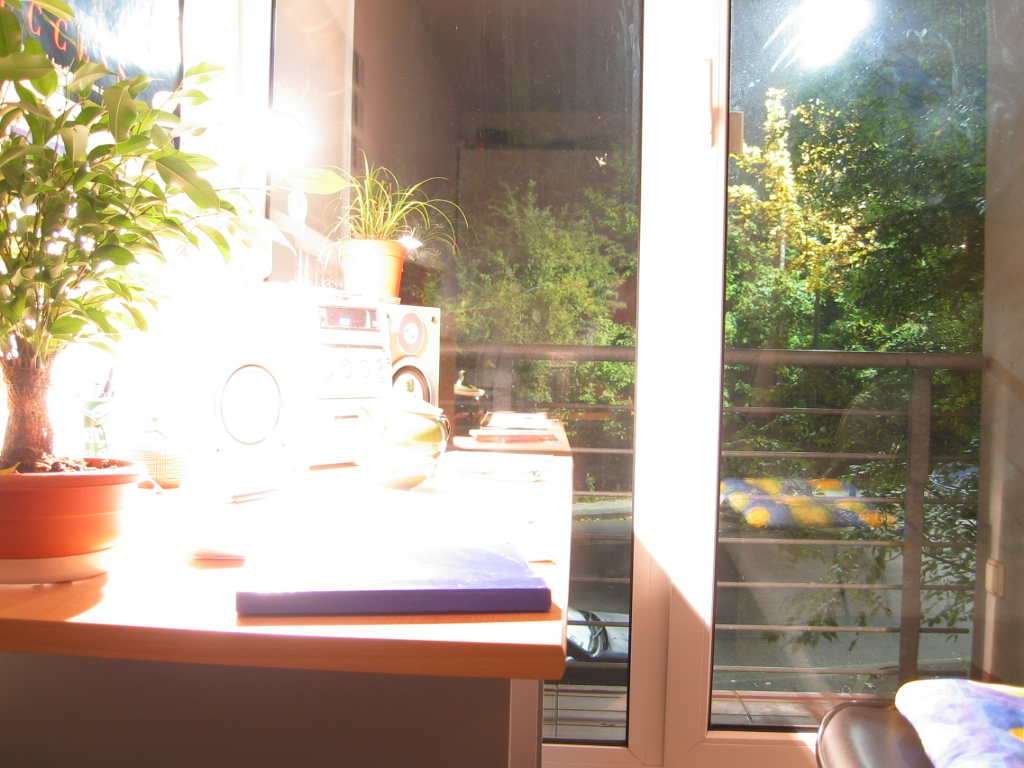
%> input picture Test_Image/img01.jpg, 1024 x 768 px; its folder holds 4 pictures in this run
$ octave hdr_script.m   (GNU Octave 9; MATLAB toolbox functions it lacks are replaced by stand-ins)
%> lines starting %> are read from the running program, lines starting %| are printed output that depends on the picture
### image_reader.m
function [red,blue,green,exposures,files] = image_reader(directory, filetype)
%> called with directory = 'Test_Image/', filetype = 'jpg'
% This reads in a sequence of images from a directory and returns selected
% sample pixel values from the red, blue and green channels.  It also
% returns a matrix of exposure times for the images and a list of the files

files=dir([directory,'*.', filetype]);
number_of_pictures=length(files);

% This number of sample pixels will result in an overdetermined system for
% the least squares fitting
number_of_sample_pixels=ceil(255/(number_of_pictures-1))*2;

% Total pixels in an image
r=size(imread([directory,files(1).name]),1);
%> r = 768
c=size(imread([directory,files(1).name]),2);
%> c = 1024
total_pixels = r*c;
%> total_pixels = 786432

% Determine which pixels to sample
% currently by just taking samples at equal intervals
interval = floor(total_pixels/number_of_sample_pixels);
%> interval = 4626
sample_indices = (1:interval:total_pixels)';
%> sample_indices = 171 values from 1 to 786421
sample_indices = int32(sample_indices(1:number_of_sample_pixels));
%> sample_indices = 170 values from 1 to 781795

% [21 lines of commented-out code are left out]
exposures=[13, 10, 4, 3.2, 1, 0.8, 0.3, 1/4, 1/60, 1/80, 1/320, 1/400, 1/1000]';

red   = zeros(number_of_sample_pixels, number_of_pictures);
blue  = zeros(number_of_sample_pixels, number_of_pictures);
green = zeros(number_of_sample_pixels, number_of_pictures);

%read in the images and grab the sample pixels
for i = 1:number_of_pictures
    image=imread([directory,files(i).name]);
%> image is the input picture: size 768x1024x3 uint8; mean R, G, B 172.9, 159.4, 141.6
    tmp=image(:,:,1);
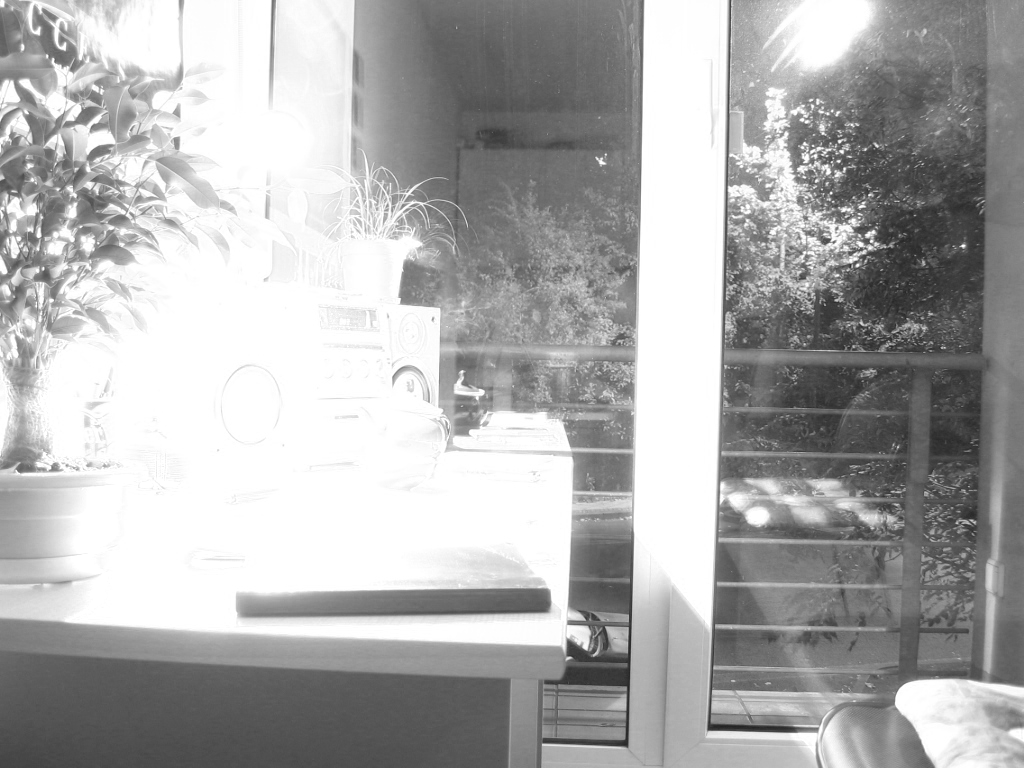
%> tmp: size 768x1024 uint8; min 34, max 255, mean 172.9
    red(:,i)=tmp(sample_indices);
    tmp=image(:,:,2);
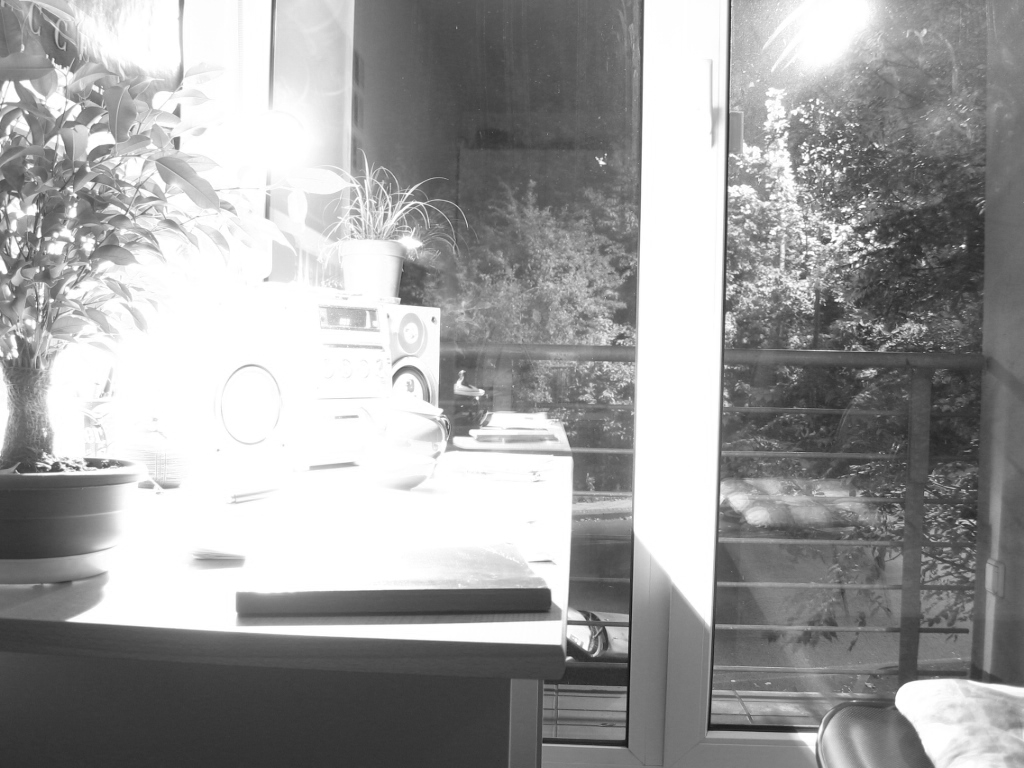
%> tmp: size 768x1024 uint8; min 13, max 255, mean 159.4
    green(:,i)=tmp(sample_indices);
    tmp=image(:,:,3);
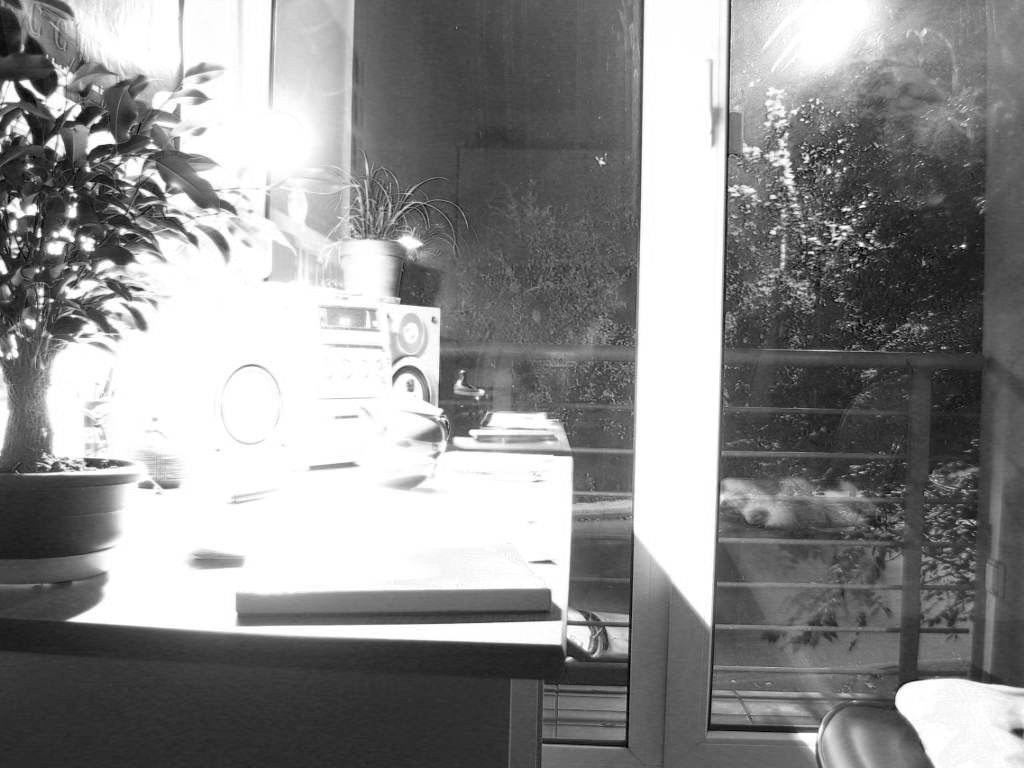
%> tmp: size 768x1024 uint8; min 0, max 255, mean 141.6
    blue(:,i)=tmp(sample_indices);
end
%> pass 2 of the loop in image_reader, `for i = 1:number_of_pictures`:
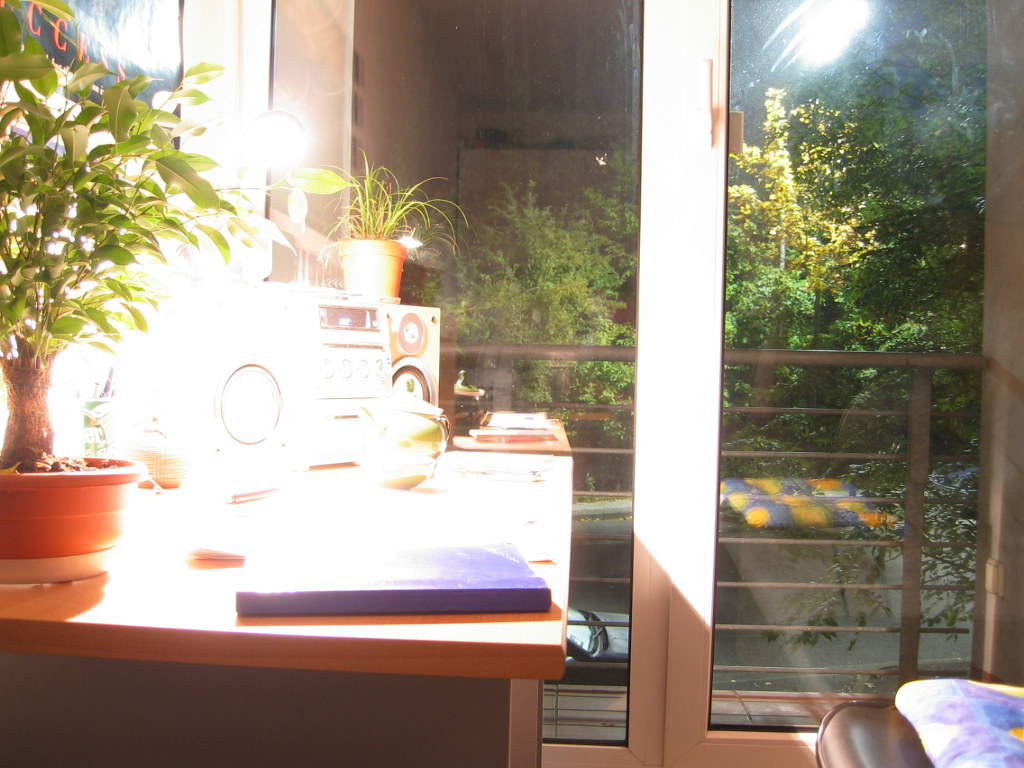
%> input picture Test_Image/img02.jpg, 1024 x 768 px
%> in image_reader, image is the input picture: size 768x1024x3 uint8; mean R, G, B 159.8, 147.2, 129.9
%> in image_reader, `tmp=image(:,:,2);`:
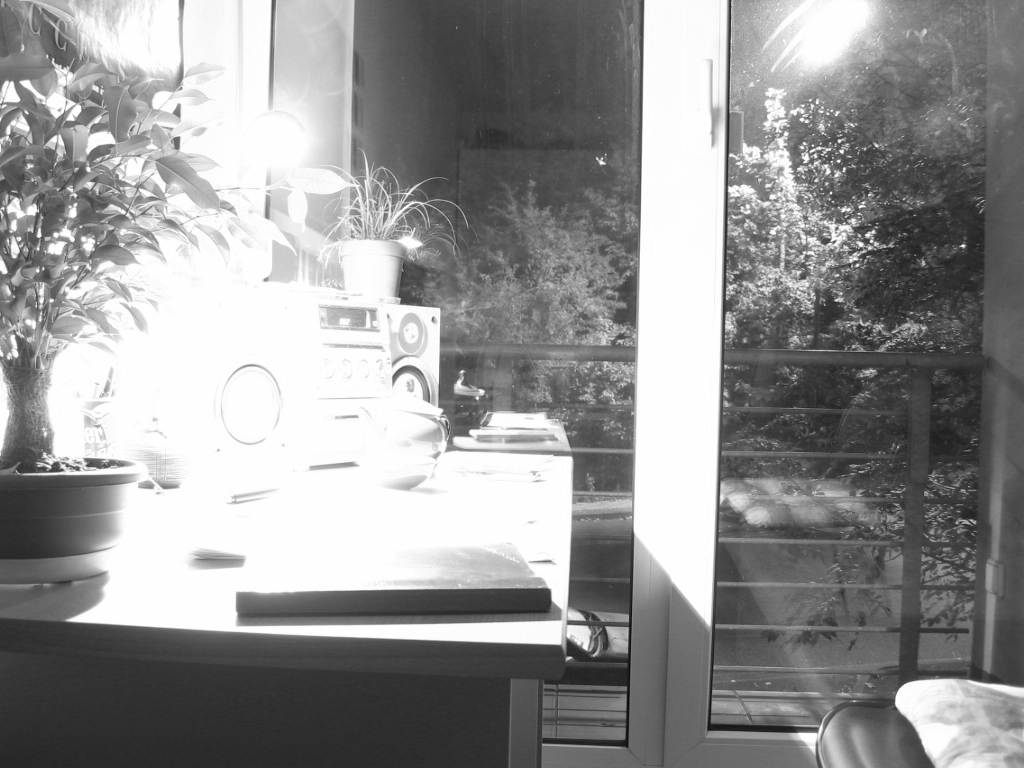
%> tmp: size 768x1024 uint8; min 10, max 255, mean 147.2
%> in image_reader, `tmp=image(:,:,3);`:
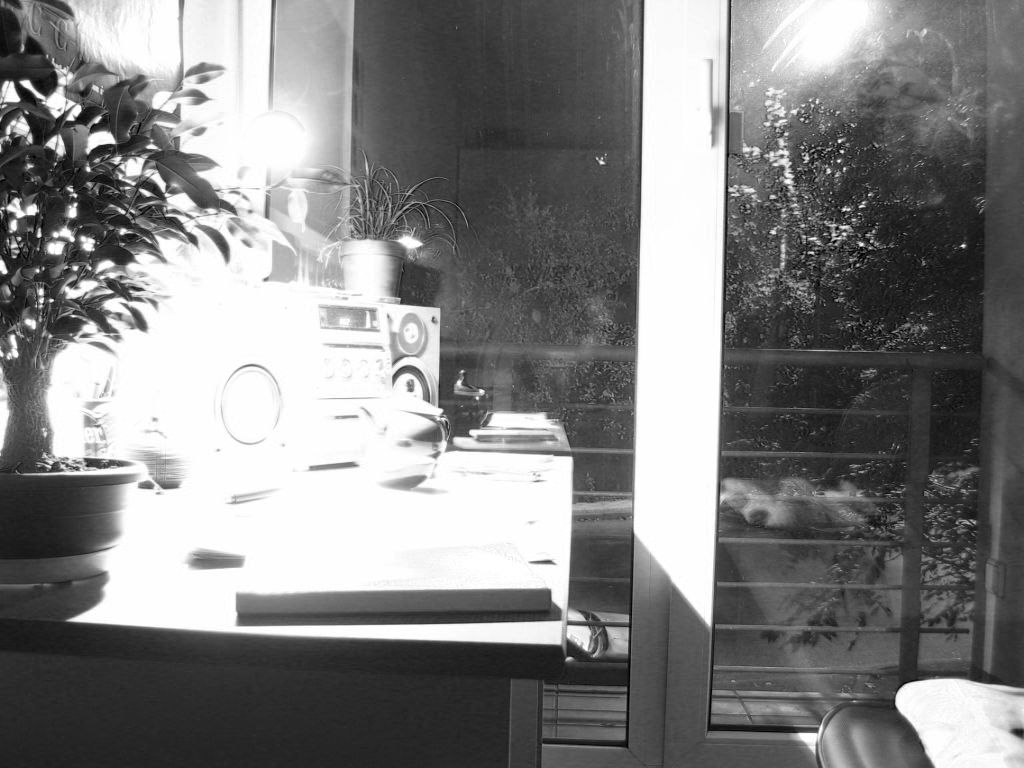
%> tmp: size 768x1024 uint8; min 0, max 255, mean 129.9
%> pass 3 of the loop in image_reader, `for i = 1:number_of_pictures`:
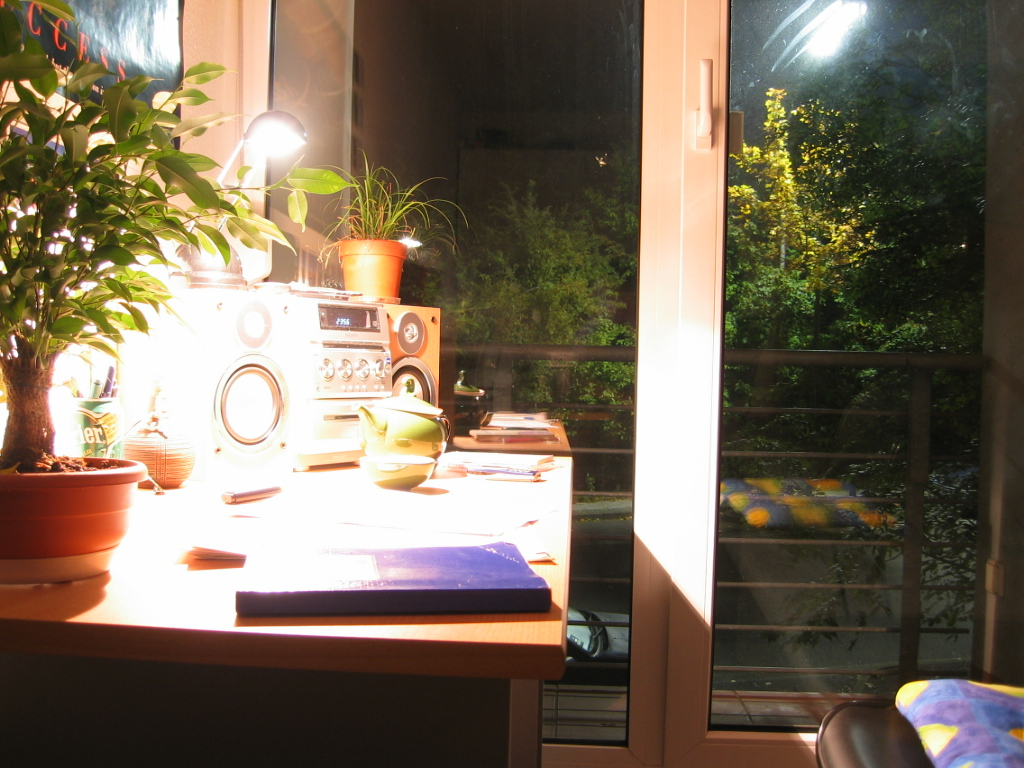
%> input picture Test_Image/img03.jpg, 1024 x 768 px
%> in image_reader, image is the input picture: size 768x1024x3 uint8; mean R, G, B 121.2, 107.5, 89.9
%> in image_reader, `tmp=image(:,:,2);`:
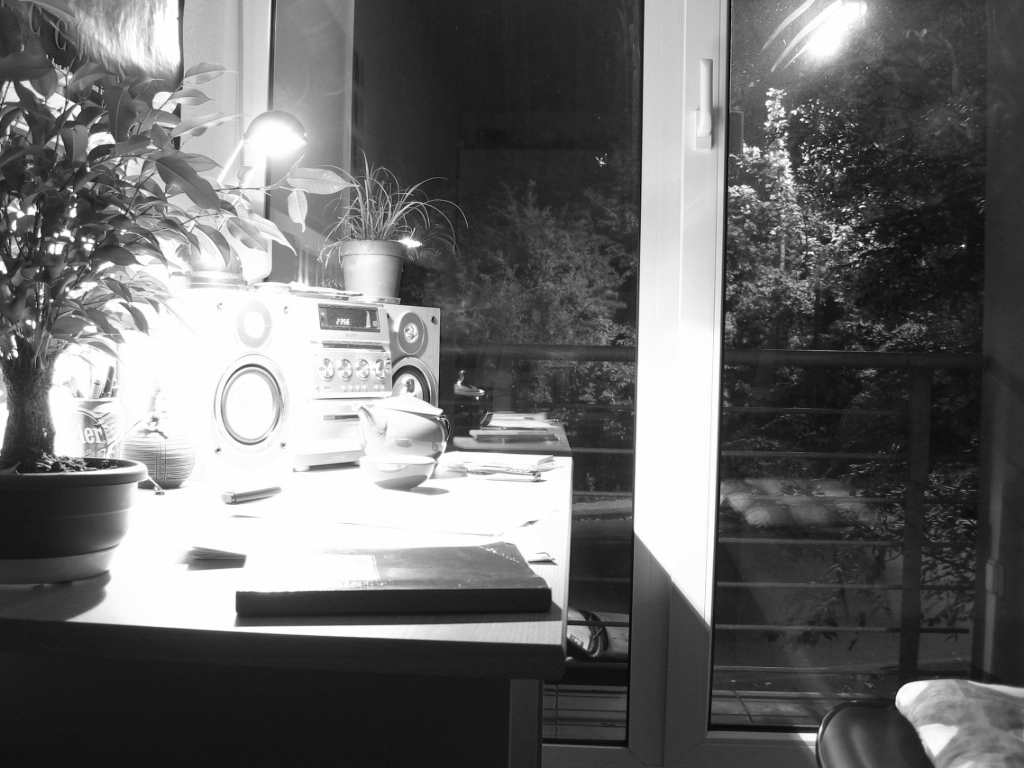
%> tmp: size 768x1024 uint8; min 3, max 255, mean 107.5
%> in image_reader, `tmp=image(:,:,3);`:
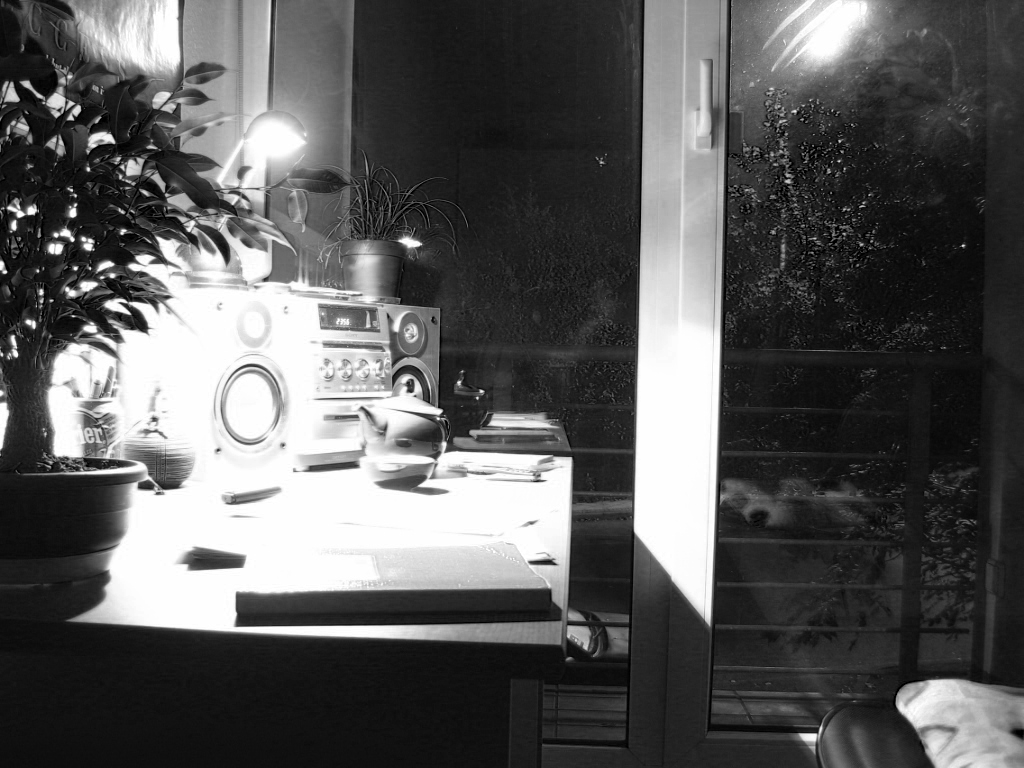
%> tmp: size 768x1024 uint8; min 0, max 255, mean 89.9
%> the loop made 4 passes; the first 3 are shown

### hdr_script.m
directory='Test_Image/';
filetype='jpg';
%directory = '/Users/eyoong/Downloads/exposures/'

% perhaps we should move the exposure part out of the imagereader function
%exposures=[13, 10, 4, 3.2, 1, 0.8, 0.3, 1/4, 1/60, 1/80, 1/320, 1/400, 1/1000]';

[red,blue,green,exposures,files] = image_reader(directory, filetype);

Z=red;
B=log(exposures)
l=1;

%> (the run ends here)
